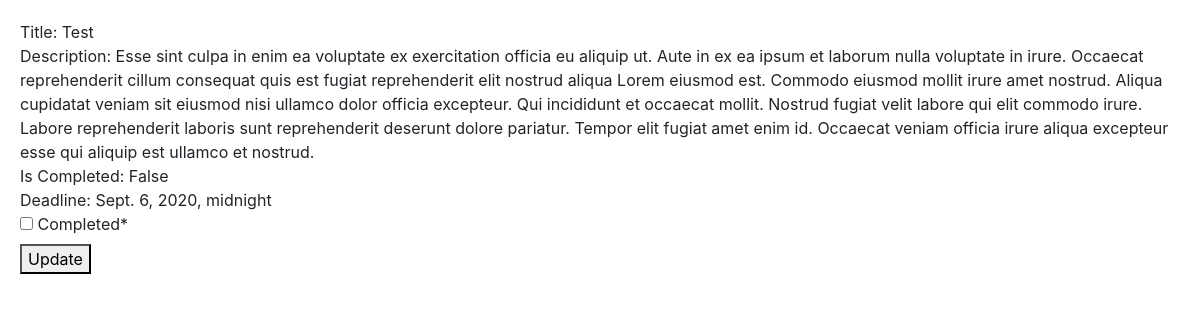
The page /notes/1 on the database as committed earlier.
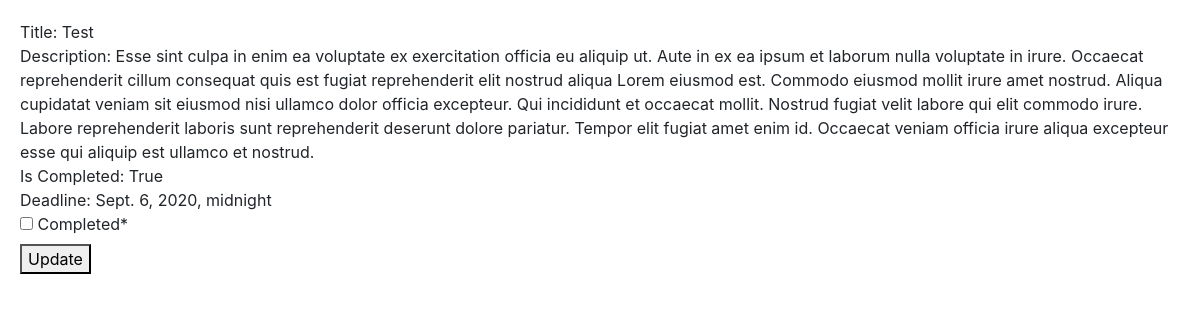
The same page on the database as committed later.
### notes/models.py (models this page shows, shortened)
class Note(models.Model):
    title = models.CharField(max_length=200)
    desc = models.TextField()
    created = models.DateTimeField(auto_now_add=True)
    deadline = models.DateTimeField()
    completed = models.BooleanField(default=False)

### notes/views.py (the view)
# urls.py: path('<int:note_id>', show_single_note, name='show_single_note'),
def show_single_note(request, note_id):
    single_note = Note.objects.get(pk=note_id)
    form = MarkAsCompletedForm(request.POST or None)
    if form.is_valid():
        if form.data['completed'] == 'on':
            single_note.completed = True
            single_note.save()
    return render(request, 'notes/single_note.html', { 'note': single_note, 'form': form })

### notes/forms.py
class MarkAsCompletedForm(forms.Form):
    completed = forms.BooleanField()

### templates/notes/single_note.html (shortened to what this page needs)
{% extends 'base.html' %}
{% load crispy_forms_tags %}
{% block content %}
    Title: {{note.title}}
    <br>
    Description: {{note.desc}}
    <br>
    Is Completed: {{note.completed}}
    <br>
    Deadline: {{note.deadline}}
    <form method="POST">
        {{ form|crispy }}
        <button type="submit">Update</button>
    </form>
{% endblock %}

### templates/base.html (shortened to what this page needs)
<!DOCTYPE html>
<html lang="en">
<head>
    <link rel="stylesheet" href="https://stackpath.bootstrapcdn.com/bootstrap/4.5.2/css/bootstrap.min.css">
</head>
<body style="padding: 20px;">
    {% block content %}{% endblock %}
</body>
</html>

Rows that differ between the two databases and show on the page:
changed Note "Test": completed "False" → "True"
